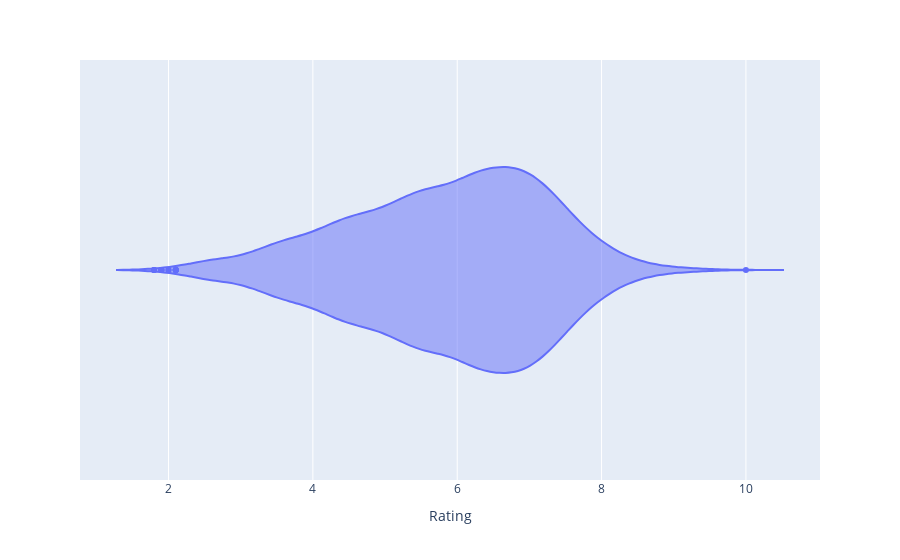

The notebook cell this image was saved under:
### Code cell
px.violin(data_frame=data, x="Rating" )

### Figure 1 — Plotly figure (JSON) as saved in the notebook; plotly's stock layout.template omitted (floating-point values rounded to 4 significant figures; data arrays with more than 128 entries replaced by an {"elided": "..."} marker saying what was removed)
{"data": [{"alignmentgroup": "True", "box": {"visible": false}, "hovertemplate": "Rating=%{x}<extra></extra>", "legendgroup": "", "marker": {"color": "#636efa"}, "name": "", "offsetgroup": "", "orientation": "h", "scalegroup": "True", "showlegend": false, "type": "violin", "x": {"elided": "5545 float values"}, "x0": " ", "xaxis": "x", "y0": " ", "yaxis": "y"}], "layout": {"legend": {"tracegroupgap": 0}, "margin": {"t": 60}, "violinmode": "group", "xaxis": {"anchor": "y", "domain": [0, 1], "title": {"text": "Rating"}}, "yaxis": {"anchor": "x", "domain": [0, 1]}}}
